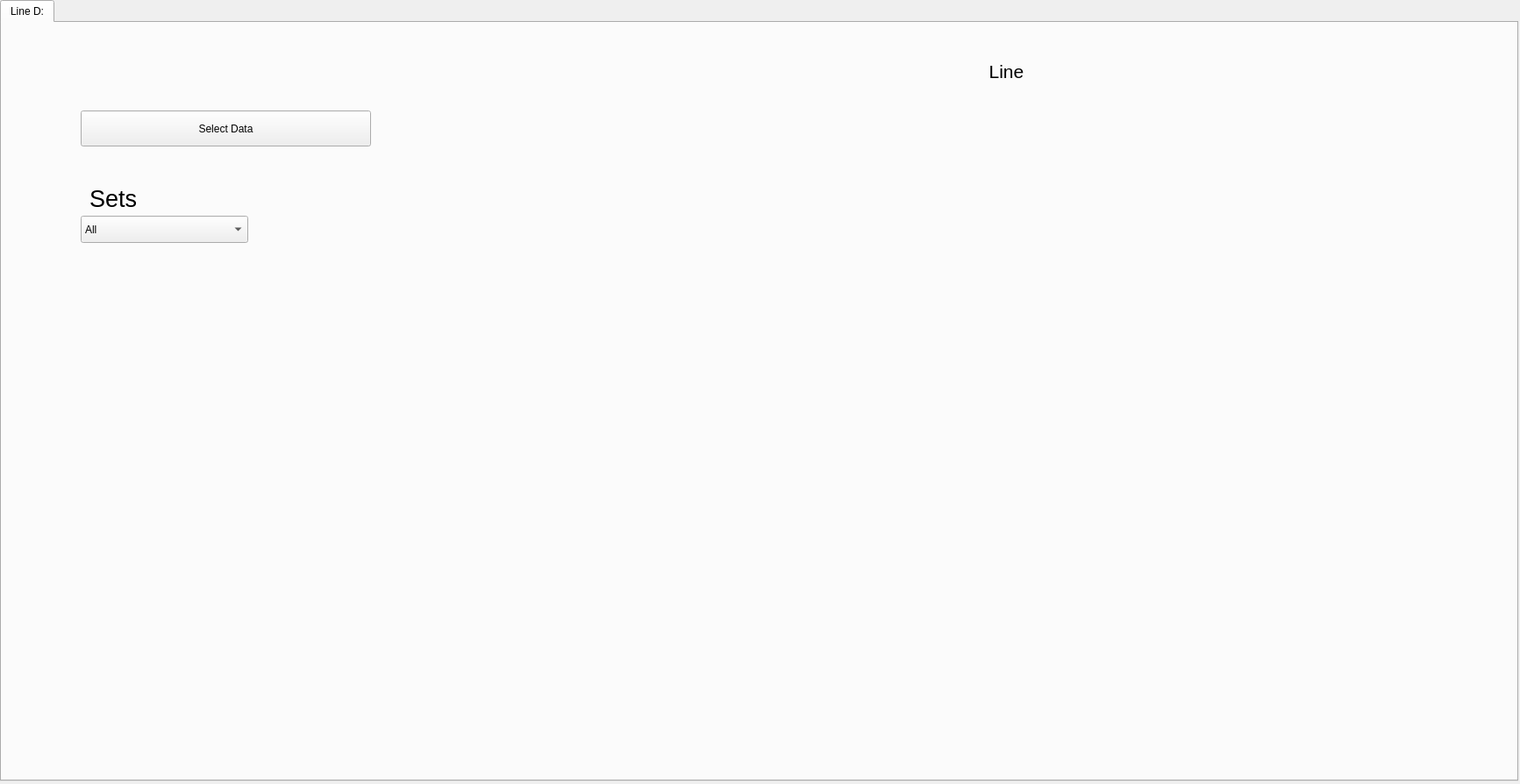
<?xml version="1.0" encoding="UTF-8"?>
<ui version="4.0">
 <class>Form</class>
 <widget class="QWidget" name="Form">
  <property name="geometry">
   <rect>
    <x>0</x>
    <y>0</y>
    <width>1733</width>
    <height>894</height>
   </rect>
  </property>
  <property name="windowTitle">
   <string>Scuffed SWGT</string>
  </property>
  <widget class="QTabWidget" name="tabWidget">
   <property name="geometry">
    <rect>
     <x>0</x>
     <y>0</y>
     <width>1731</width>
     <height>891</height>
    </rect>
   </property>
   <property name="font">
    <font>
     <weight>50</weight>
     <bold>false</bold>
    </font>
   </property>
   <property name="mouseTracking">
    <bool>false</bool>
   </property>
   <property name="currentIndex">
    <number>0</number>
   </property>
   <widget class="QWidget" name="single_tab">
    <property name="font">
     <font>
      <weight>50</weight>
      <bold>false</bold>
     </font>
    </property>
    <attribute name="title">
     <string>Line D:</string>
    </attribute>
    <widget class="QPushButton" name="select_button">
     <property name="geometry">
      <rect>
       <x>90</x>
       <y>100</y>
       <width>331</width>
       <height>41</height>
      </rect>
     </property>
     <property name="text">
      <string>Select Data</string>
     </property>
    </widget>
    <widget class="QLabel" name="data_name_label">
     <property name="geometry">
      <rect>
       <x>980</x>
       <y>30</y>
       <width>331</width>
       <height>51</height>
      </rect>
     </property>
     <property name="font">
      <font>
       <pointsize>16</pointsize>
       <weight>50</weight>
       <bold>false</bold>
      </font>
     </property>
     <property name="text">
      <string>Line</string>
     </property>
     <property name="scaledContents">
      <bool>false</bool>
     </property>
     <property name="alignment">
      <set>Qt::AlignCenter</set>
     </property>
    </widget>
    <widget class="QLabel" name="static_change">
     <property name="geometry">
      <rect>
       <x>140</x>
       <y>120</y>
       <width>121</width>
       <height>21</height>
      </rect>
     </property>
     <property name="text">
      <string/>
     </property>
    </widget>
    <widget class="QLabel" name="dyn_change">
     <property name="geometry">
      <rect>
       <x>140</x>
       <y>140</y>
       <width>121</width>
       <height>21</height>
      </rect>
     </property>
     <property name="text">
      <string/>
     </property>
    </widget>
    <widget class="QLabel" name="emp_change">
     <property name="geometry">
      <rect>
       <x>140</x>
       <y>160</y>
       <width>161</width>
       <height>21</height>
      </rect>
     </property>
     <property name="text">
      <string/>
     </property>
    </widget>
    <widget class="QLabel" name="roi_change">
     <property name="geometry">
      <rect>
       <x>140</x>
       <y>200</y>
       <width>191</width>
       <height>21</height>
      </rect>
     </property>
     <property name="text">
      <string/>
     </property>
    </widget>
    <widget class="MplWidget" name="mplwid" native="true">
     <property name="geometry">
      <rect>
       <x>550</x>
       <y>100</y>
       <width>1161</width>
       <height>671</height>
      </rect>
     </property>
    </widget>
    <widget class="QLabel" name="x_label_2">
     <property name="geometry">
      <rect>
       <x>20</x>
       <y>530</y>
       <width>47</width>
       <height>13</height>
      </rect>
     </property>
     <property name="text">
      <string/>
     </property>
    </widget>
    <widget class="QLabel" name="x_label_3">
     <property name="geometry">
      <rect>
       <x>20</x>
       <y>550</y>
       <width>47</width>
       <height>13</height>
      </rect>
     </property>
     <property name="text">
      <string/>
     </property>
    </widget>
    <widget class="QLabel" name="x_label_4">
     <property name="geometry">
      <rect>
       <x>20</x>
       <y>570</y>
       <width>47</width>
       <height>13</height>
      </rect>
     </property>
     <property name="text">
      <string/>
     </property>
    </widget>
    <widget class="QLabel" name="x_label_5">
     <property name="geometry">
      <rect>
       <x>20</x>
       <y>590</y>
       <width>47</width>
       <height>13</height>
      </rect>
     </property>
     <property name="text">
      <string/>
     </property>
    </widget>
    <widget class="QLabel" name="x_label_6">
     <property name="geometry">
      <rect>
       <x>20</x>
       <y>610</y>
       <width>47</width>
       <height>13</height>
      </rect>
     </property>
     <property name="text">
      <string/>
     </property>
    </widget>
    <widget class="QLabel" name="x_label_7">
     <property name="geometry">
      <rect>
       <x>20</x>
       <y>630</y>
       <width>47</width>
       <height>13</height>
      </rect>
     </property>
     <property name="text">
      <string/>
     </property>
    </widget>
    <widget class="QLabel" name="x_label_8">
     <property name="geometry">
      <rect>
       <x>20</x>
       <y>650</y>
       <width>47</width>
       <height>13</height>
      </rect>
     </property>
     <property name="text">
      <string/>
     </property>
    </widget>
    <widget class="QLabel" name="x_label_9">
     <property name="geometry">
      <rect>
       <x>20</x>
       <y>670</y>
       <width>47</width>
       <height>13</height>
      </rect>
     </property>
     <property name="text">
      <string/>
     </property>
    </widget>
    <widget class="QLabel" name="x_label_10">
     <property name="geometry">
      <rect>
       <x>20</x>
       <y>690</y>
       <width>47</width>
       <height>13</height>
      </rect>
     </property>
     <property name="text">
      <string/>
     </property>
    </widget>
    <widget class="QLabel" name="x_label_11">
     <property name="geometry">
      <rect>
       <x>20</x>
       <y>710</y>
       <width>47</width>
       <height>13</height>
      </rect>
     </property>
     <property name="text">
      <string/>
     </property>
    </widget>
    <widget class="QLabel" name="x_label_12">
     <property name="geometry">
      <rect>
       <x>20</x>
       <y>730</y>
       <width>47</width>
       <height>13</height>
      </rect>
     </property>
     <property name="text">
      <string/>
     </property>
    </widget>
    <widget class="QLabel" name="y_label_2">
     <property name="geometry">
      <rect>
       <x>190</x>
       <y>530</y>
       <width>171</width>
       <height>16</height>
      </rect>
     </property>
     <property name="text">
      <string/>
     </property>
    </widget>
    <widget class="QLabel" name="y_label_3">
     <property name="geometry">
      <rect>
       <x>190</x>
       <y>550</y>
       <width>221</width>
       <height>16</height>
      </rect>
     </property>
     <property name="text">
      <string/>
     </property>
    </widget>
    <widget class="QLabel" name="y_label_4">
     <property name="geometry">
      <rect>
       <x>190</x>
       <y>570</y>
       <width>301</width>
       <height>16</height>
      </rect>
     </property>
     <property name="text">
      <string/>
     </property>
    </widget>
    <widget class="QLabel" name="y_label_5">
     <property name="geometry">
      <rect>
       <x>190</x>
       <y>590</y>
       <width>251</width>
       <height>16</height>
      </rect>
     </property>
     <property name="text">
      <string/>
     </property>
    </widget>
    <widget class="QLabel" name="y_label_6">
     <property name="geometry">
      <rect>
       <x>190</x>
       <y>610</y>
       <width>261</width>
       <height>16</height>
      </rect>
     </property>
     <property name="text">
      <string/>
     </property>
    </widget>
    <widget class="QLabel" name="y_label_7">
     <property name="geometry">
      <rect>
       <x>190</x>
       <y>630</y>
       <width>221</width>
       <height>16</height>
      </rect>
     </property>
     <property name="text">
      <string/>
     </property>
    </widget>
    <widget class="QLabel" name="y_label_8">
     <property name="geometry">
      <rect>
       <x>190</x>
       <y>650</y>
       <width>251</width>
       <height>16</height>
      </rect>
     </property>
     <property name="text">
      <string/>
     </property>
    </widget>
    <widget class="QLabel" name="y_label_9">
     <property name="geometry">
      <rect>
       <x>190</x>
       <y>670</y>
       <width>221</width>
       <height>16</height>
      </rect>
     </property>
     <property name="text">
      <string/>
     </property>
    </widget>
    <widget class="QLabel" name="y_label_10">
     <property name="geometry">
      <rect>
       <x>190</x>
       <y>690</y>
       <width>161</width>
       <height>16</height>
      </rect>
     </property>
     <property name="text">
      <string/>
     </property>
    </widget>
    <widget class="QLabel" name="y_label_11">
     <property name="geometry">
      <rect>
       <x>190</x>
       <y>710</y>
       <width>151</width>
       <height>16</height>
      </rect>
     </property>
     <property name="text">
      <string/>
     </property>
    </widget>
    <widget class="QLabel" name="y_label_12">
     <property name="geometry">
      <rect>
       <x>190</x>
       <y>730</y>
       <width>191</width>
       <height>16</height>
      </rect>
     </property>
     <property name="text">
      <string/>
     </property>
    </widget>
    <widget class="QComboBox" name="comboBox">
     <property name="geometry">
      <rect>
       <x>90</x>
       <y>220</y>
       <width>191</width>
       <height>31</height>
      </rect>
     </property>
     <item>
      <property name="text">
       <string>All</string>
      </property>
     </item>
     <item>
      <property name="text">
       <string>Accuracy</string>
      </property>
     </item>
     <item>
      <property name="text">
       <string>Blade</string>
      </property>
     </item>
     <item>
      <property name="text">
       <string>Despair</string>
      </property>
     </item>
     <item>
      <property name="text">
       <string>Destroy</string>
      </property>
     </item>
     <item>
      <property name="text">
       <string>Determination</string>
      </property>
     </item>
     <item>
      <property name="text">
       <string>Endure</string>
      </property>
     </item>
     <item>
      <property name="text">
       <string>Energy</string>
      </property>
     </item>
     <item>
      <property name="text">
       <string>Enhance</string>
      </property>
     </item>
     <item>
      <property name="text">
       <string>Fatal</string>
      </property>
     </item>
     <item>
      <property name="text">
       <string>Fight</string>
      </property>
     </item>
     <item>
      <property name="text">
       <string>Focus</string>
      </property>
     </item>
     <item>
      <property name="text">
       <string>Guard</string>
      </property>
     </item>
     <item>
      <property name="text">
       <string>Nemesis</string>
      </property>
     </item>
     <item>
      <property name="text">
       <string>Rage</string>
      </property>
     </item>
     <item>
      <property name="text">
       <string>Revenge</string>
      </property>
     </item>
     <item>
      <property name="text">
       <string>Shield</string>
      </property>
     </item>
     <item>
      <property name="text">
       <string>Swift</string>
      </property>
     </item>
     <item>
      <property name="text">
       <string>Tolerance</string>
      </property>
     </item>
     <item>
      <property name="text">
       <string>Vampire</string>
      </property>
     </item>
     <item>
      <property name="text">
       <string>Violent</string>
      </property>
     </item>
     <item>
      <property name="text">
       <string>Will</string>
      </property>
     </item>
    </widget>
    <widget class="QLabel" name="label">
     <property name="geometry">
      <rect>
       <x>100</x>
       <y>190</y>
       <width>171</width>
       <height>21</height>
      </rect>
     </property>
     <property name="font">
      <font>
       <pointsize>20</pointsize>
      </font>
     </property>
     <property name="text">
      <string>Sets</string>
     </property>
    </widget>
   </widget>
  </widget>
 </widget>
 <customwidgets>
  <customwidget>
   <class>MplWidget</class>
   <extends>QWidget</extends>
   <header location="global">mplwidget.h</header>
   <container>1</container>
  </customwidget>
 </customwidgets>
 <resources/>
 <connections/>
</ui>
